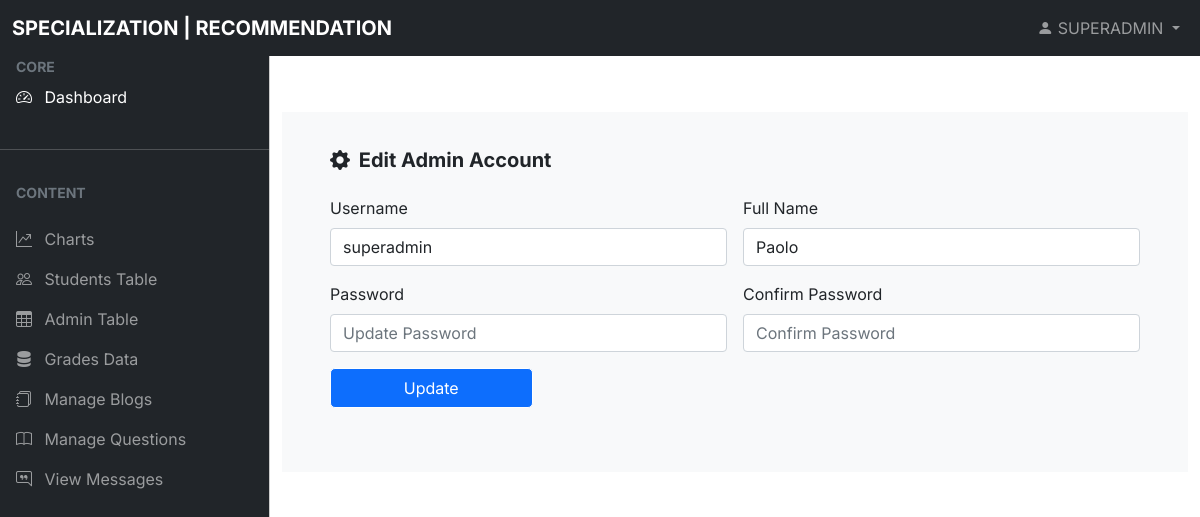
The app's page /admin/admin-edit-accounts.php (signed in) with its own data.
### tables this page shows
CREATE TABLE `admin_acc` (
  `admin_id` int(11) NOT NULL,
  `name` varchar(255) NOT NULL,
  `admin_username` varchar(255) NOT NULL,
  `password` varchar(255) NOT NULL,
  `user_type` varchar(255) NOT NULL
);

### admin/admin-edit-accounts.php (the view, shortened to what this page needs)
<?php
$session_id = $_SESSION['id'];
@include "config.php";
$admin_query = mysqli_query($conn, "SELECT * FROM `admin_acc` WHERE admin_id = $session_id");
$fetch = mysqli_fetch_assoc($admin_query);
?>
<!DOCTYPE html>
<html lang="en">
<head>
  <link rel="stylesheet" href="css/bootstrap.min.css" />
  <link rel="stylesheet" href="https://cdn.jsdelivr.net/npm/bootstrap-icons@1.4.1/font/bootstrap-icons.css" />
  <link rel="stylesheet" href="css/dataTables.bootstrap5.min.css" />
  <link rel="stylesheet" href="css/style2.css" />
</head>
<body>
  <?php include "navigation.php"; ?>
  <main class="mt-5 pt-3">
    <section class="container">
      <div class="container bg-light  my-5 p-5 rounded-5">
        <form action="#" method="POST" enctype="multipart/form-data">
          <div class="row g-3">
            <h6 class="g-1 px-2 fs-5 fw-bold"><span class="me-1"><i class="bi bi-gear-fill"></i></span> Edit Admin Account</h6>
            <div class="col-md-6">
              <label for="inputUpdateUname" class="form-label">Username</label>
              <input type="text" class="form-control" id="inputUpdateUname" name="update_admin_username" value=<?php echo $fetch['admin_username']; ?> required>
            </div>
            <div class="col-md-6">
              <label for="inputName" class="form-label">Full Name</label>
              <input type="text" class="form-control" id="inputName" name="update_admin_name" value=<?php echo $fetch['name']; ?> required>
            </div>
            <div class="col-md-6">
              <label for="inputUpdatePW" class="form-label">Password</label>
              <input type="password" class="form-control" id="inputUpdatePW" name="update_password" placeholder="Update Password" required>
            </div>
            <div class="col-md-6">
              <label for="inputUpdateCPW" class="form-label">Confirm Password</label>
              <input type="password" class="form-control" id="inputUpdateCPW" name="update_cpassword" placeholder="Confirm Password" required>
            </div>
          </div>
          <input type="submit" class="btn btn-primary my-3 w-25" value="Update" name="submit">
      </div>
    </section>
  </main>
</body>
</html>

### admin/navigation.php (shortened to what this page needs)
<nav class="navbar navbar-expand-lg navbar-dark bg-dark fixed-top">
  <div class="container-fluid">
    <a class="navbar-brand me-auto ms-lg-0 ms-3 text-uppercase fw-bold logo-name" href="#">Specialization | Recommendation</a>
  </div>
</nav>
<nav class="navbar navbar-expand-lg navbar-dark bg-dark fixed-top">
  <div class="container-fluid">
    <a class="navbar-brand me-auto ms-lg-0 ms-3 text-uppercase fw-bold logo-name" href="#">Specialization | Recommendation</a>
    <div class="collapse navbar-collapse" id="topNavBar">
      <ul class="navbar-nav">
        <li class="nav-item dropdown">
          <a class="nav-link dropdown-toggle ms-2" href="#" role="button" data-bs-toggle="dropdown" aria-expanded="false">
            <i class="bi bi-person-fill"> <span style="font-style: normal; text-transform: uppercase;"><?php echo $fetch['admin_username']; ?></span></i>
          </a>
        </li>
      </ul>
    </div>
  </div>
</nav>
<div class="offcanvas offcanvas-start sidebar-nav bg-dark" tabindex="-1" id="sidebar">
  <div class="offcanvas-body p-0">
    <nav class="navbar-dark">
      <ul class="navbar-nav">
        <li>
          <div class="text-muted small fw-bold text-uppercase px-3">
            CORE
          </div>
        </li>
        <li>
          <a href="admin-dashboard.php" class="nav-link px-3 active">
            <span class="me-2"><i class="bi bi-speedometer2"></i></span>
            <span>Dashboard</span>
          </a>
        </li>
        <li class="my-4">
          <hr class="dropdown-divider bg-light" />
        </li>
        <li>
          <div class="text-muted small fw-bold text-uppercase px-3 mb-3">
            Content
          </div>
        </li>
        <li>
          <a href="admin-dashboard.php#charts" class="nav-link px-3">
            <span class="me-2"><i class="bi bi-graph-up"></i></span>
            <span>Charts</span>
          </a>
        </li>
        <li>
          <a href="admin-user-tables.php" class="nav-link px-3">
            <span class="me-2"><i class="bi bi-people"></i></span>
            <span>Students Table</span>
          </a>
        </li>
        <?php if ($fetch['user_type'] == 'superadmin') { ?>
          <li>
            <a href="admin-view-admin.php" class="nav-link px-3">
              <span class="me-2"><i class="bi bi-table"></i></span>
              <span>Admin Table</span>
            </a>
          </li>
        <?php } ?>
        <li>
          <a href="admin-grades-data.php" class="nav-link px-3">
            <span class="me-2"><i class="bi bi-server"></i></span>
            <span>Grades Data</span>
          </a>
        </li>
        <li>
          <a href="admin-manage-blogs.php" class="nav-link px-3">
            <span class="me-2"><i class="bi bi-journals"></i></span>
            <span>Manage Blogs</span>
          </a>
        </li>
        <li>
          <a href="admin-manage-questions.php" class="nav-link px-3">
            <span class="me-2"><i class="bi bi-book"></i></span>
            <span>Manage Questions</span>
          </a>
        </li>
        <li>
          <a href="admin-view-messages.php" class="nav-link px-3">
            <span class="me-2"><i class="bi bi-chat-right-quote"></i></span>
            <span>View Messages</span>
          </a>
        </li>
      </ul>
    </nav>
  </div>
</div>

### admin/css/style2.css (style rules this page uses)
body, button { font-family: "Inter", sans-serif; }
:root { --offcanvas-width: 270px; --topNavbarHeight: 56px; }
.sidebar-nav { width: var(--offcanvas-width); }
hr { color: black; }
input[type="submit"] { border: 1px solid white; padding: 7px; border-radius: 5px; }
@media (min-width: 992px) { body { overflow: auto !important; } }
@media (min-width: 992px) { main { margin-left: var(--offcanvas-width); } }
@media (min-width: 992px) { .sidebar-nav { -webkit-transform: none; transform: none; visibility: visible !important; height: calc(100% - var(--topNavbarHeight)); top: var(--topNavbarHeight); } }

### records on screen
admin_acc: admin_username "SUPERADMIN", update_admin_username "superadmin", update_admin_name "Paolo"
